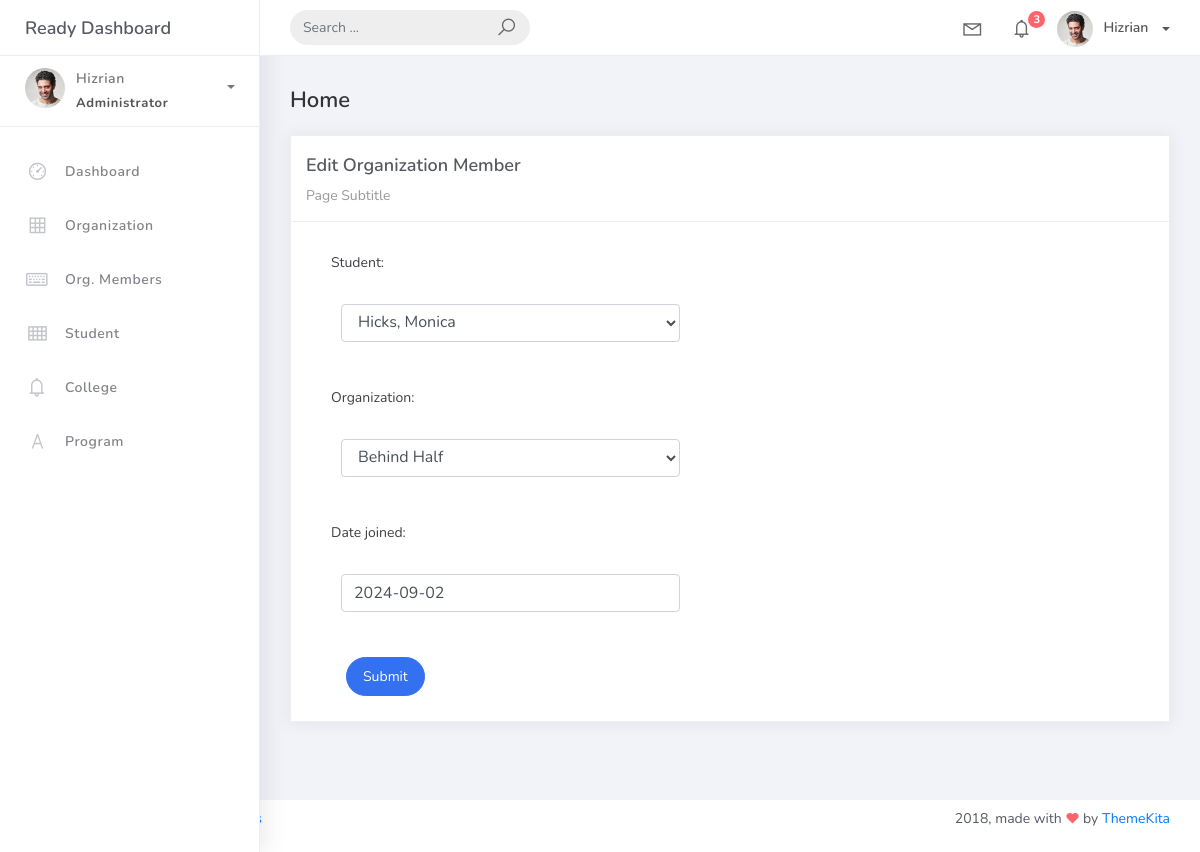
The page /orgmember_list/6 on the database as committed earlier.
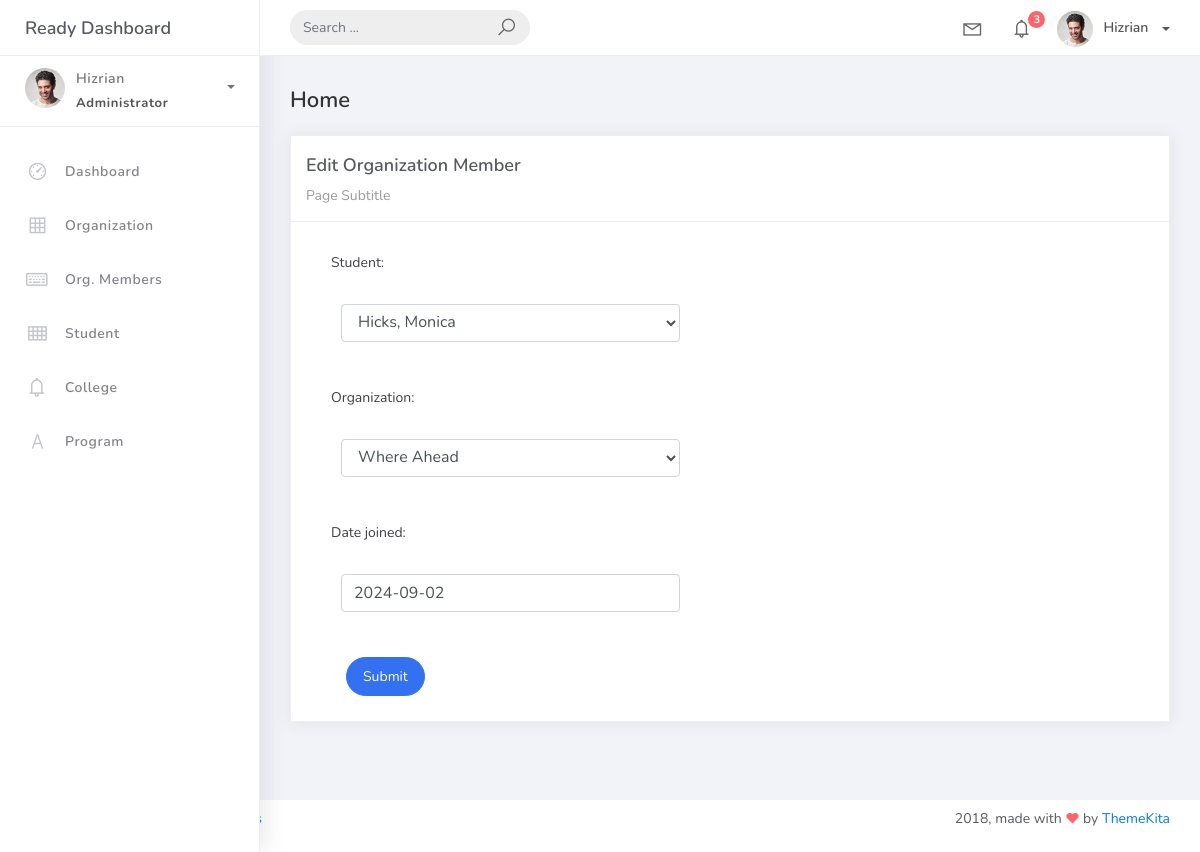
The same page on the database as committed later.
### studentorg/models.py (models this page shows, shortened)
class BaseModel(models.Model):
    created_at = models.DateTimeField(auto_now_add=True, db_index=True)
    updated_at = models.DateTimeField(auto_now=True)
    class Meta:
        abstract = True

class OrgMember(BaseModel):
    student = models.ForeignKey(Student, on_delete=models.CASCADE)
    organization = models.ForeignKey(Organization, on_delete=models.CASCADE)
    date_joined = models.DateField()

### studentorg/views.py (the view, shortened to what this page needs)
# urls.py: path('orgmember_list/<pk>', OrgMemberUpdateView.as_view(), name='orgmember-update'),
class OrgMemberUpdateView(UpdateView):
    model = OrgMember
    fields = "__all__"
    context_object_name = "orgmember"
    template_name = "org_member_edit.html"
    success_url = reverse_lazy('orgmember-list')

### studentorg/models.py (called while the page is built)
    def __str__(self):
        return self.name

    def __str__(self):
        return f"{self.lastname}, {self.firstname}"

### templates/org_member_edit.html (shortened to what this page needs)
{% extends 'base.html' %}
{% load static %}
{% block content %}
<div class="content">
   <div class="container-fluid">
     <h4 class="page-title">Home</h4>
     <div class="row">
       <div class="col-md-12">
         <div class="card">
           <div class="card-header">
             <div class="card-title">Edit Organization Member</div>
             <div class="card-category">Page Subtitle</div>
           </div>
           <div class="col-md-6">
           <div class="card-body">
             <form class="" action="" method="post" novalidate>
               {% include 'includes/form.html' %}
                 <div class="form-group">
                   <div class="col-md-12 col-sm-3">
                     <button type="submit" class="btn btn-primary btn-rounded">Submit</button>
                   </div>
                 </div>
               </div>
           </div>
         </div>
         </div>
       </div>
     </div>
   </div>
</div>
{% endblock %}

### templates/includes/form.html (shortened to what this page needs)
{% load widget_tweaks %}
{% for field in form %}
<div class="field item form-group">
    <label>{{ field.label_tag }}</label>
    <div class="form-group">
        {% render_field field class="form-control" %}
    </div>
</div>
{% endfor %}

Rows that differ between the two databases and show on the page:
changed OrgMember "Hicks, Monica": organization "Behind Half" → "Where Ahead"
